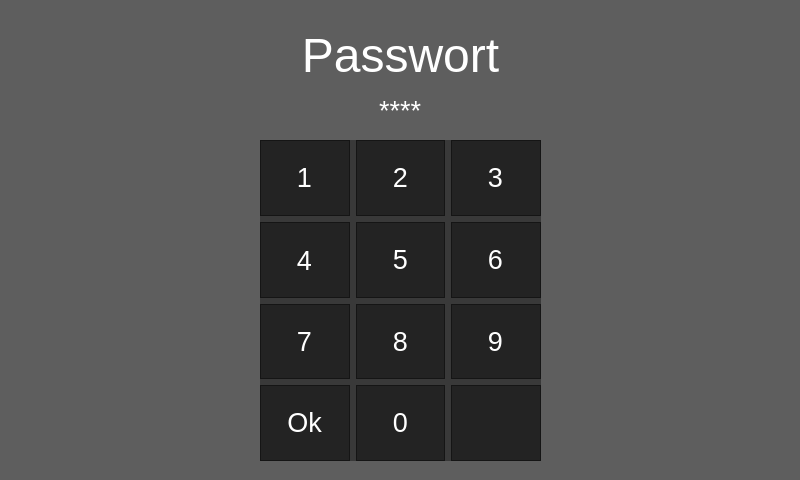
<?xml version="1.0" encoding="UTF-8"?>
<ui version="4.0">
 <class>Passwort</class>
 <widget class="QDialog" name="Passwort">
  <property name="geometry">
   <rect>
    <x>0</x>
    <y>0</y>
    <width>800</width>
    <height>480</height>
   </rect>
  </property>
  <property name="windowTitle">
   <string>Dialog</string>
  </property>
  <property name="styleSheet">
   <string notr="true">background-color: rgba(0, 0, 0, 100);</string>
  </property>
  <widget class="QWidget" name="gridLayoutWidget">
   <property name="geometry">
    <rect>
     <x>260</x>
     <y>140</y>
     <width>281</width>
     <height>321</height>
    </rect>
   </property>
   <layout class="QGridLayout" name="gridLayout">
    <item row="0" column="1">
     <widget class="QFrame" name="frame_2">
      <property name="frameShape">
       <enum>QFrame::StyledPanel</enum>
      </property>
      <property name="frameShadow">
       <enum>QFrame::Raised</enum>
      </property>
      <widget class="QPushButton" name="pushButton_2">
       <property name="geometry">
        <rect>
         <x>0</x>
         <y>0</y>
         <width>89</width>
         <height>75</height>
        </rect>
       </property>
       <property name="font">
        <font>
         <pointsize>20</pointsize>
        </font>
       </property>
       <property name="focusPolicy">
        <enum>Qt::NoFocus</enum>
       </property>
       <property name="styleSheet">
        <string notr="true">color: rgb(255,255,255);</string>
       </property>
       <property name="text">
        <string>2</string>
       </property>
       <property name="autoRepeatDelay">
        <number>500</number>
       </property>
       <property name="autoRepeatInterval">
        <number>200</number>
       </property>
       <property name="flat">
        <bool>true</bool>
       </property>
      </widget>
     </widget>
    </item>
    <item row="0" column="0">
     <widget class="QFrame" name="frame">
      <property name="frameShape">
       <enum>QFrame::StyledPanel</enum>
      </property>
      <property name="frameShadow">
       <enum>QFrame::Raised</enum>
      </property>
      <widget class="QPushButton" name="pushButton_1">
       <property name="geometry">
        <rect>
         <x>0</x>
         <y>0</y>
         <width>89</width>
         <height>75</height>
        </rect>
       </property>
       <property name="font">
        <font>
         <pointsize>20</pointsize>
        </font>
       </property>
       <property name="focusPolicy">
        <enum>Qt::NoFocus</enum>
       </property>
       <property name="styleSheet">
        <string notr="true">color: rgb(255,255,255);</string>
       </property>
       <property name="text">
        <string>1</string>
       </property>
       <property name="autoRepeatDelay">
        <number>500</number>
       </property>
       <property name="autoRepeatInterval">
        <number>200</number>
       </property>
       <property name="flat">
        <bool>true</bool>
       </property>
      </widget>
     </widget>
    </item>
    <item row="2" column="0">
     <widget class="QFrame" name="frame_7">
      <property name="frameShape">
       <enum>QFrame::StyledPanel</enum>
      </property>
      <property name="frameShadow">
       <enum>QFrame::Raised</enum>
      </property>
      <widget class="QPushButton" name="pushButton_7">
       <property name="geometry">
        <rect>
         <x>0</x>
         <y>0</y>
         <width>89</width>
         <height>75</height>
        </rect>
       </property>
       <property name="font">
        <font>
         <pointsize>20</pointsize>
        </font>
       </property>
       <property name="focusPolicy">
        <enum>Qt::NoFocus</enum>
       </property>
       <property name="styleSheet">
        <string notr="true">color: rgb(255,255,255);</string>
       </property>
       <property name="text">
        <string>7</string>
       </property>
       <property name="autoRepeatDelay">
        <number>500</number>
       </property>
       <property name="autoRepeatInterval">
        <number>200</number>
       </property>
       <property name="flat">
        <bool>true</bool>
       </property>
      </widget>
     </widget>
    </item>
    <item row="1" column="1">
     <widget class="QFrame" name="frame_5">
      <property name="frameShape">
       <enum>QFrame::StyledPanel</enum>
      </property>
      <property name="frameShadow">
       <enum>QFrame::Raised</enum>
      </property>
      <widget class="QPushButton" name="pushButton_5">
       <property name="geometry">
        <rect>
         <x>0</x>
         <y>0</y>
         <width>89</width>
         <height>75</height>
        </rect>
       </property>
       <property name="font">
        <font>
         <pointsize>20</pointsize>
        </font>
       </property>
       <property name="focusPolicy">
        <enum>Qt::NoFocus</enum>
       </property>
       <property name="styleSheet">
        <string notr="true">color: rgb(255,255,255);</string>
       </property>
       <property name="text">
        <string>5</string>
       </property>
       <property name="autoRepeatDelay">
        <number>500</number>
       </property>
       <property name="autoRepeatInterval">
        <number>200</number>
       </property>
       <property name="flat">
        <bool>true</bool>
       </property>
      </widget>
     </widget>
    </item>
    <item row="1" column="2">
     <widget class="QFrame" name="frame_6">
      <property name="frameShape">
       <enum>QFrame::StyledPanel</enum>
      </property>
      <property name="frameShadow">
       <enum>QFrame::Raised</enum>
      </property>
      <widget class="QPushButton" name="pushButton_6">
       <property name="geometry">
        <rect>
         <x>0</x>
         <y>0</y>
         <width>89</width>
         <height>75</height>
        </rect>
       </property>
       <property name="font">
        <font>
         <pointsize>20</pointsize>
        </font>
       </property>
       <property name="focusPolicy">
        <enum>Qt::NoFocus</enum>
       </property>
       <property name="styleSheet">
        <string notr="true">color: rgb(255,255,255);</string>
       </property>
       <property name="text">
        <string>6</string>
       </property>
       <property name="autoRepeatDelay">
        <number>500</number>
       </property>
       <property name="autoRepeatInterval">
        <number>200</number>
       </property>
       <property name="flat">
        <bool>true</bool>
       </property>
      </widget>
     </widget>
    </item>
    <item row="1" column="0">
     <widget class="QFrame" name="frame_4">
      <property name="frameShape">
       <enum>QFrame::StyledPanel</enum>
      </property>
      <property name="frameShadow">
       <enum>QFrame::Raised</enum>
      </property>
      <widget class="QPushButton" name="pushButton_4">
       <property name="geometry">
        <rect>
         <x>0</x>
         <y>0</y>
         <width>89</width>
         <height>76</height>
        </rect>
       </property>
       <property name="font">
        <font>
         <pointsize>20</pointsize>
        </font>
       </property>
       <property name="focusPolicy">
        <enum>Qt::NoFocus</enum>
       </property>
       <property name="styleSheet">
        <string notr="true">color: rgb(255,255,255);</string>
       </property>
       <property name="text">
        <string>4</string>
       </property>
       <property name="autoRepeatDelay">
        <number>500</number>
       </property>
       <property name="autoRepeatInterval">
        <number>200</number>
       </property>
       <property name="flat">
        <bool>true</bool>
       </property>
      </widget>
     </widget>
    </item>
    <item row="0" column="2">
     <widget class="QFrame" name="frame_3">
      <property name="frameShape">
       <enum>QFrame::StyledPanel</enum>
      </property>
      <property name="frameShadow">
       <enum>QFrame::Raised</enum>
      </property>
      <widget class="QPushButton" name="pushButton_3">
       <property name="geometry">
        <rect>
         <x>0</x>
         <y>0</y>
         <width>89</width>
         <height>75</height>
        </rect>
       </property>
       <property name="font">
        <font>
         <pointsize>20</pointsize>
        </font>
       </property>
       <property name="focusPolicy">
        <enum>Qt::NoFocus</enum>
       </property>
       <property name="styleSheet">
        <string notr="true">color: rgb(255,255,255);</string>
       </property>
       <property name="text">
        <string>3</string>
       </property>
       <property name="autoRepeatDelay">
        <number>500</number>
       </property>
       <property name="autoRepeatInterval">
        <number>200</number>
       </property>
       <property name="flat">
        <bool>true</bool>
       </property>
      </widget>
     </widget>
    </item>
    <item row="3" column="1">
     <widget class="QFrame" name="frame_11">
      <property name="frameShape">
       <enum>QFrame::StyledPanel</enum>
      </property>
      <property name="frameShadow">
       <enum>QFrame::Raised</enum>
      </property>
      <widget class="QPushButton" name="pushButton_0">
       <property name="geometry">
        <rect>
         <x>0</x>
         <y>0</y>
         <width>89</width>
         <height>75</height>
        </rect>
       </property>
       <property name="font">
        <font>
         <pointsize>20</pointsize>
        </font>
       </property>
       <property name="focusPolicy">
        <enum>Qt::NoFocus</enum>
       </property>
       <property name="styleSheet">
        <string notr="true">color: rgb(255,255,255);</string>
       </property>
       <property name="text">
        <string>0</string>
       </property>
       <property name="autoRepeatDelay">
        <number>500</number>
       </property>
       <property name="autoRepeatInterval">
        <number>200</number>
       </property>
       <property name="flat">
        <bool>true</bool>
       </property>
      </widget>
     </widget>
    </item>
    <item row="2" column="2">
     <widget class="QFrame" name="frame_9">
      <property name="frameShape">
       <enum>QFrame::StyledPanel</enum>
      </property>
      <property name="frameShadow">
       <enum>QFrame::Raised</enum>
      </property>
      <widget class="QPushButton" name="pushButton_9">
       <property name="geometry">
        <rect>
         <x>0</x>
         <y>0</y>
         <width>89</width>
         <height>75</height>
        </rect>
       </property>
       <property name="font">
        <font>
         <pointsize>20</pointsize>
        </font>
       </property>
       <property name="focusPolicy">
        <enum>Qt::NoFocus</enum>
       </property>
       <property name="styleSheet">
        <string notr="true">color: rgb(255,255,255);</string>
       </property>
       <property name="text">
        <string>9</string>
       </property>
       <property name="autoRepeatDelay">
        <number>500</number>
       </property>
       <property name="autoRepeatInterval">
        <number>200</number>
       </property>
       <property name="flat">
        <bool>true</bool>
       </property>
      </widget>
     </widget>
    </item>
    <item row="3" column="0">
     <widget class="QFrame" name="frame_10">
      <property name="frameShape">
       <enum>QFrame::StyledPanel</enum>
      </property>
      <property name="frameShadow">
       <enum>QFrame::Raised</enum>
      </property>
      <widget class="QPushButton" name="pushButton_ok">
       <property name="geometry">
        <rect>
         <x>0</x>
         <y>0</y>
         <width>89</width>
         <height>75</height>
        </rect>
       </property>
       <property name="font">
        <font>
         <pointsize>20</pointsize>
        </font>
       </property>
       <property name="focusPolicy">
        <enum>Qt::NoFocus</enum>
       </property>
       <property name="styleSheet">
        <string notr="true">color: rgb(255,255,255);</string>
       </property>
       <property name="text">
        <string>Ok</string>
       </property>
       <property name="autoRepeatDelay">
        <number>500</number>
       </property>
       <property name="autoRepeatInterval">
        <number>200</number>
       </property>
       <property name="flat">
        <bool>true</bool>
       </property>
      </widget>
     </widget>
    </item>
    <item row="2" column="1">
     <widget class="QFrame" name="frame_8">
      <property name="frameShape">
       <enum>QFrame::StyledPanel</enum>
      </property>
      <property name="frameShadow">
       <enum>QFrame::Raised</enum>
      </property>
      <widget class="QPushButton" name="pushButton_8">
       <property name="geometry">
        <rect>
         <x>0</x>
         <y>0</y>
         <width>89</width>
         <height>75</height>
        </rect>
       </property>
       <property name="font">
        <font>
         <pointsize>20</pointsize>
        </font>
       </property>
       <property name="focusPolicy">
        <enum>Qt::NoFocus</enum>
       </property>
       <property name="styleSheet">
        <string notr="true">color: rgb(255,255,255);</string>
       </property>
       <property name="text">
        <string>8</string>
       </property>
       <property name="autoRepeatDelay">
        <number>500</number>
       </property>
       <property name="autoRepeatInterval">
        <number>200</number>
       </property>
       <property name="flat">
        <bool>true</bool>
       </property>
      </widget>
     </widget>
    </item>
    <item row="3" column="2">
     <widget class="QFrame" name="frame_12">
      <property name="frameShape">
       <enum>QFrame::StyledPanel</enum>
      </property>
      <property name="frameShadow">
       <enum>QFrame::Raised</enum>
      </property>
      <widget class="QPushButton" name="pushButton_back">
       <property name="geometry">
        <rect>
         <x>0</x>
         <y>0</y>
         <width>89</width>
         <height>75</height>
        </rect>
       </property>
       <property name="focusPolicy">
        <enum>Qt::NoFocus</enum>
       </property>
       <property name="text">
        <string/>
       </property>
       <property name="icon">
        <iconset resource="bilder.qrc">
         <normaloff>:/bilder/Icons/backspace_icon.png</normaloff>:/bilder/Icons/backspace_icon.png</iconset>
       </property>
       <property name="iconSize">
        <size>
         <width>30</width>
         <height>30</height>
        </size>
       </property>
       <property name="autoRepeatDelay">
        <number>500</number>
       </property>
       <property name="autoRepeatInterval">
        <number>200</number>
       </property>
       <property name="flat">
        <bool>true</bool>
       </property>
      </widget>
     </widget>
    </item>
   </layout>
  </widget>
  <widget class="QLabel" name="label">
   <property name="geometry">
    <rect>
     <x>260</x>
     <y>30</y>
     <width>281</width>
     <height>51</height>
    </rect>
   </property>
   <property name="font">
    <font>
     <pointsize>36</pointsize>
    </font>
   </property>
   <property name="styleSheet">
    <string notr="true">background-color: rgba(0, 0, 0, 0);
color: rgb(255,255,255);</string>
   </property>
   <property name="text">
    <string>Passwort</string>
   </property>
   <property name="textFormat">
    <enum>Qt::PlainText</enum>
   </property>
   <property name="alignment">
    <set>Qt::AlignCenter</set>
   </property>
  </widget>
  <widget class="QLabel" name="label_pw">
   <property name="geometry">
    <rect>
     <x>0</x>
     <y>100</y>
     <width>800</width>
     <height>20</height>
    </rect>
   </property>
   <property name="font">
    <font>
     <pointsize>20</pointsize>
    </font>
   </property>
   <property name="styleSheet">
    <string notr="true">color: rgb(255,255,255);
background-color: rgba(0, 0, 0, 0);</string>
   </property>
   <property name="text">
    <string>****</string>
   </property>
   <property name="alignment">
    <set>Qt::AlignCenter</set>
   </property>
  </widget>
 </widget>
 <resources>
  <include location="bilder.qrc"/>
 </resources>
 <connections/>
</ui>
